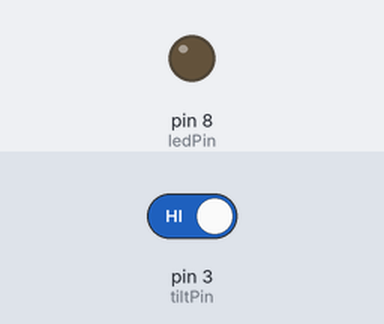
A sketch run on a simulated Arduino Uno, built with avr-gcc and run on an emulated ATmega328P. Parts: output pins drawn as LEDs (lit = HIGH). The test bench sets the inputs (shaded band); at power-on: pin 3 (tiltPin) HIGH.

Above: at 1.2 s.
1.3 s: pin 3 (tiltPin) driven LOW
At 1.7 s:
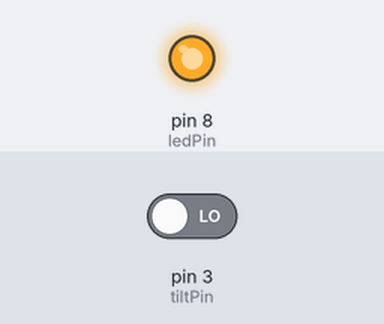
2.8 s: pin 3 (tiltPin) driven HIGH
At 4.0 s:
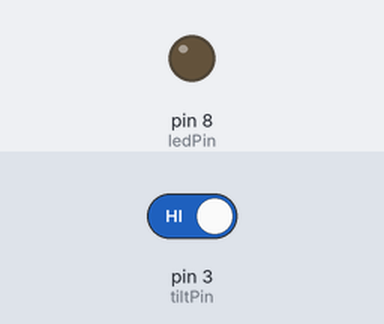
Timing chart, 0 to 5.8 s (numbered marks = the images above; inputs shaded):
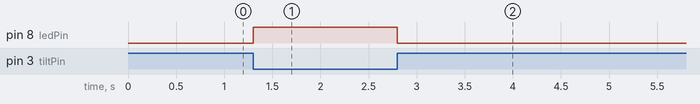

Measured:
- after the input at 1.3 s, pin 8 (ledPin): LOW → HIGH at once
- after the input at 2.8 s, pin 8 (ledPin): HIGH → LOW at once

The sketch:

tilt_switch_LED.ino
```cpp
const int ledPin = 8;//the led attach to
const int tiltPin = 3;

void setup()
{
  pinMode(ledPin,OUTPUT);//initialize the ledPin as an output
  pinMode(tiltPin,INPUT);
  digitalWrite(tiltPin, HIGH);
}
/******************************************/
void loop()
{
  int digitalVal = digitalRead(tiltPin);
  if(HIGH == digitalVal)
  {
    digitalWrite(ledPin,LOW);//turn the led off
  }
  else
  {
    digitalWrite(ledPin,HIGH);//turn the led on
  }
}
/**********************************************/
```
